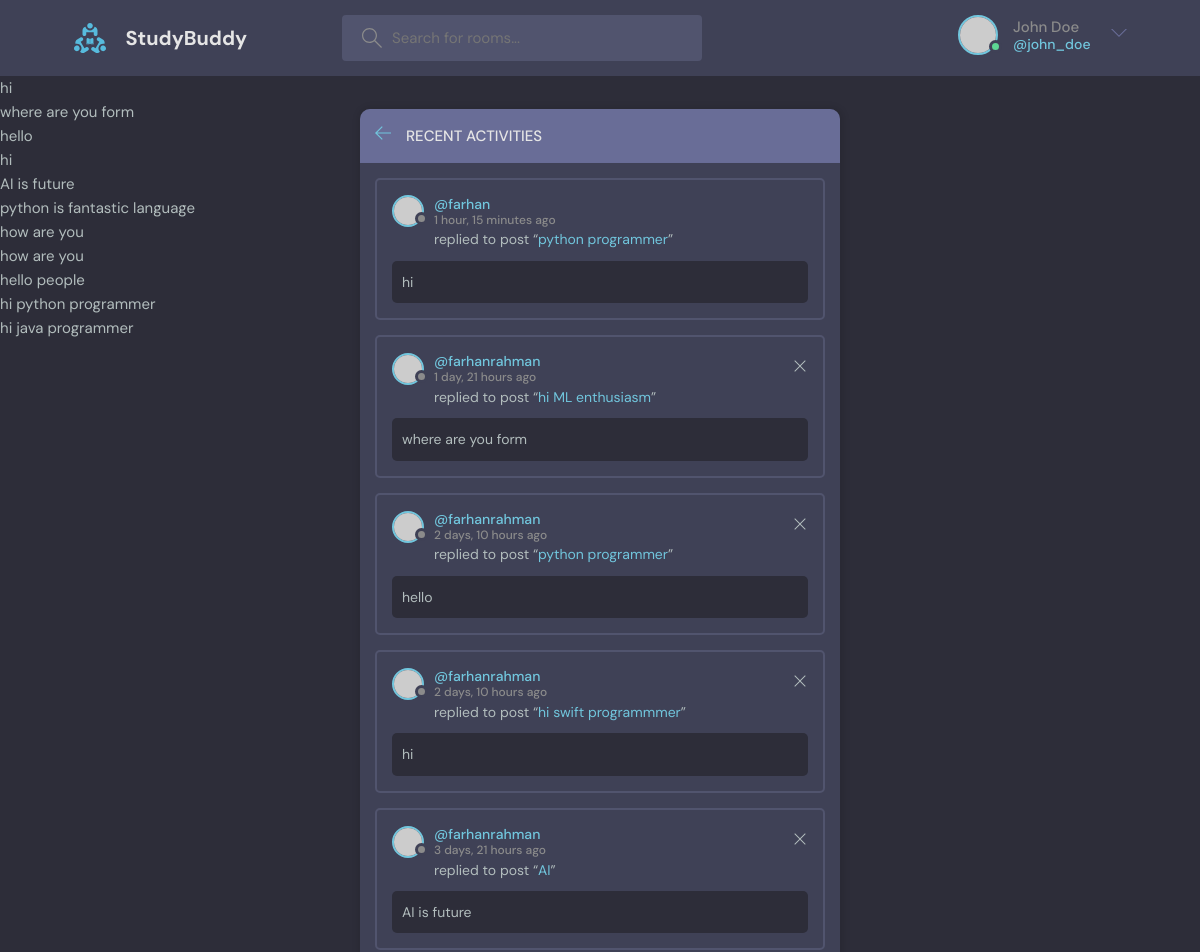
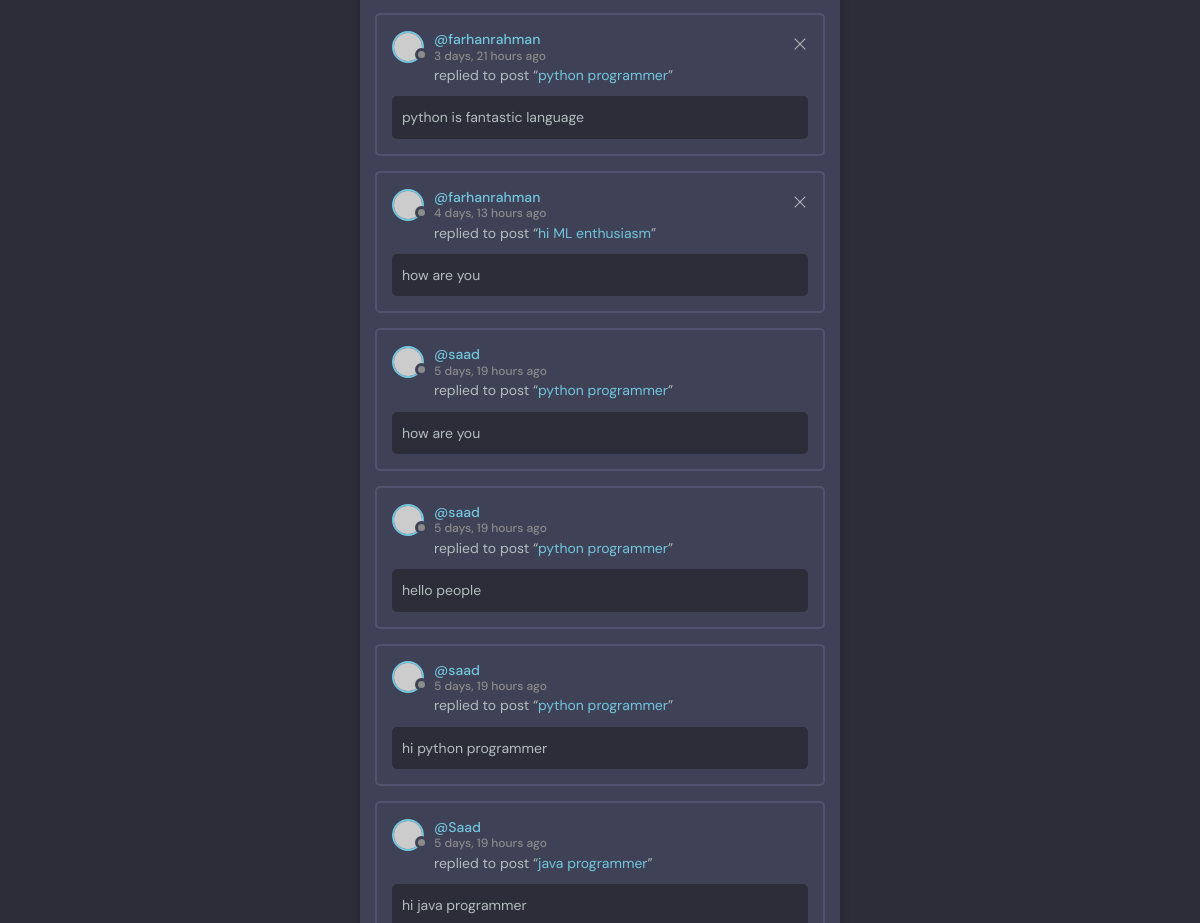
Page /activity/ (signed in) on the committed database (2 pictures, top to bottom).
### user/models.py (models this page shows)
class Message (models.Model):
    user =models.ForeignKey(User, on_delete=models.CASCADE)
    room =models.ForeignKey(Room, on_delete=models.CASCADE)
    body =models.TextField(default='Default message')
    updated=models.DateTimeField(auto_now=True)
    created =models.DateTimeField(auto_now_add=True)
    class Meta:
        ordering=['-updated','-created']
    def __str__(self):
        return self.body[0:50]

class Room (models.Model):
    host =models.ForeignKey(User, on_delete=models.SET_NULL, null=True)
    topic =models.ForeignKey(Topic, on_delete=models.SET_NULL, null=True)
    name =models.CharField(max_length=200)
    description=models.TextField(null=True, blank=True)
    participants =models.ManyToManyField(
        User, related_name='participants', blank=True)
    updated=models.DateTimeField(auto_now=True)
    created=models.DateTimeField(auto_now_add=True)
    class Meta:
        ordering=['-updated','-created'] #
    def __str__(self) :
        return self.name

### user/views.py (the view)
# urls.py: path('activity/',views.activityPage, name='activity'),
def activityPage(request):
    messages =Message.objects.all()
    return render(request, 'base/activity.html',{'messages':messages})

### templates/base/activity.html
{% extends "base/main.html" %}
{% block content %}
    <main class="layout">
      <div class="container">
        <div class="layout__box">
          <div class="layout__boxHeader">
            <div class="layout__boxTitle">
              <a href="{% url 'home' %}">
                <svg version="1.1" xmlns="http://www.w3.org/2000/svg" width="32" height="32" viewBox="0 0 32 32">
                  <title>arrow-left</title>
                  <path
                    d="M13.723 2.286l-13.723 13.714 13.719 13.714 1.616-1.611-10.96-10.96h27.625v-2.286h-27.625l10.965-10.965-1.616-1.607z"
                  ></path>
                </svg>
              </a>
              <h3>Recent Activities</h3>
            </div>
          </div>
          {% for message in messages%}
    <div class="activities__box">
      <div class="activities__boxHeader roomListRoom__header">
        <a href="profile.html" class="roomListRoom__author">
          <div class="avatar avatar--small">
            <img src="https://randomuser.me/api/portraits/women/11.jpg" />
          </div>
          <p>
            @{{message.user.username}}
            <span>{{message.created|timesince}} ago</span>
          </p>
        </a>
        {% if request.user == message.user%}
        <div class="roomListRoom__actions">
          <a href="{% url 'delete-message' message.id %}">
            <svg version="1.1" xmlns="http://www.w3.org/2000/svg" width="32" height="32" viewBox="0 0 32 32">
              <title>remove</title>
              <path
                d="M27.314 6.019l-1.333-1.333-9.98 9.981-9.981-9.981-1.333 1.333 9.981 9.981-9.981 9.98 1.333 1.333 9.981-9.98 9.98 9.98 1.333-1.333-9.98-9.98 9.98-9.981z"
              ></path>
            </svg>
          </a>
        </div>
        {% endif%}
      </div>
      <div class="activities__boxContent">
        <p>replied to post “<a href="{url 'user-profile' message.user.id}">{{message.room}}</a>”</p>
        <div class="activities__boxRoomContent">
          {{message}}
        </div>
      </div>
    </div>
    {% endfor%}
      </div>
    </main>
{% endblock content%}

### templates/base/main.html (shortened to what this page needs)
<!DOCTYPE html>
{% load static %}
<html lang="en">
<head>
    <link rel="stylesheet" href="{% static 'styles/style.css' %}">
</head>
<body>
     {% include "base/navbar.html" %}
        {% if messages %}
            <ul class="messages">
                {% for message in messages %}
                <li>{{message}}</li>
                {% endfor %}
            </ul>
        {% endif %}
     {% block content %}
     {% endblock content %}
</body>
</html>

### static/styles/style.css (style rules this page uses)
:root { --color-main: #71c6dd; --color-main-light: #e1f6fb; --color-dark: #3f4156; --color-dark-medium: #51546e; --color-dark-light: #696d97; --color-light: #e5e5e5; --color-gray: #8b8b8b; --color-light-gray: #b2bdbd; --color-bg: #2d2d39; --color-success: #5dd693; --color-error: #fc4b0b; }
* { font-family: "DM Sans", -apple-system, BlinkMacSystemFont, "Segoe UI", Roboto, Oxygen, Ubuntu, Cantarell, "Open Sans", "Helvetica Neue", sans-serif; margin: 0; padding: 0; box-sizing: border-box; text-rendering: optimizeLegibility; font-size: inherit; }
html { font-size: 56.25%; }
@media only screen and (min-width: 1200px) { html { font-size: 62.5%; } }
body { line-height: 1.6; font-weight: 400; font-size: 1.5rem; color: var(--color-light-gray); background-color: var(--color-bg); min-height: 100vh; }
img { width: 100%; }
a { display: inline-block; color: var(--color-main); text-decoration: none; }
.container { max-width: 120rem; width: 90%; margin: auto; }
.avatar { position: relative; display: inline-block; border-radius: 50%; border: 2px solid var(--color-main); }
.avatar img { display: block; border-radius: 50%; object-fit: cover; object-position: center; }
.avatar::after { content: ""; display: block; position: absolute; background-color: var(--color-gray); z-index: 111; border-radius: 50%; border: 0.3rem solid var(--color-dark); }
.avatar.avatar--small img { width: 2.8rem; height: 2.8rem; }
.avatar.avatar--small:after { width: 0.7rem; height: 0.7rem; bottom: 0px; right: -6px; }
.layout { margin-top: 2.4rem; }
.layout > .container { display: flex; justify-content: space-between; align-items: flex-start; }
.layout__box { width: 90%; max-width: 48rem; min-height: 40rem; position: absolute; top: 50%; left: 50%; transform: translate(-50%, -46%); background-color: var(--color-dark); border-radius: 1rem; box-shadow: 1px 1px 6px 3px rgba(0, 0, 0, 0.1); overflow: hidden; }
.layout__boxHeader { display: flex; padding: 1.5rem; background-color: var(--color-dark-light); }
.layout__boxTitle { display: flex; gap: 1.5rem; align-items: center; }
.layout__boxTitle h3 { text-transform: uppercase; font-weight: 500; color: var(--color-light); }
.layout__boxTitle svg { width: 1.6rem; height: 1.6rem; fill: var(--color-main); }
.roomListRoom__header { display: flex; justify-content: space-between; align-items: center; }
.roomListRoom__author { font-weight: 500; display: flex; align-items: center; gap: 1rem; }
.roomListRoom__actions { display: flex; align-items: flex-start; gap: 1rem; position: relative; }
.roomListRoom__actions svg { fill: var(--color-main); width: 1.6rem; height: 1.6rem; }
.activities__box { margin: 1.5rem; padding: 1.5rem; border: 2px solid var(--color-dark-medium); border-radius: 5px; }
.activities__boxHeader p { font-size: 1.4rem; line-height: 1.3; }
.activities__boxHeader p span { color: var(--color-gray); font-size: 1.2rem; display: block; }
.activities__boxContent { margin-left: 4.2rem; }
.activities__boxContent { font-size: 1.4rem; }
.activities__boxRoomContent { background: var(--color-bg); padding: 1rem; border-radius: 5px; margin-top: 1rem; margin-left: -4.2rem; }
.roomListRoom__actions svg { fill: var(--color-light-gray); }

### rows in the picture
Message: body "hi", user.username "farhan", created "1 hour, 15 minutes", room "python programmer"
Message: body "where are you form", user.username "farhanrahman", created "1 day, 21 hours", room "hi ML enthusiasm"
Message: body "hello", user.username "farhanrahman", created "2 days, 10 hours", room "python programmer"
Message: body "hi", user.username "farhanrahman", created "2 days, 10 hours", room "hi swift programmmer"
Message: body "AI is future", user.username "farhanrahman", created "3 days, 21 hours", room "AI"
Message: body "python is fantastic language", user.username "farhanrahman", created "3 days, 21 hours", room "python programmer"
Message: body "how are you", user.username "farhanrahman", created "4 days, 13 hours", room "hi ML enthusiasm"
Message: body "how are you", user.username "saad", created "5 days, 19 hours", room "python programmer"
Message: body "hello people", user.username "saad", created "5 days, 19 hours", room "python programmer"
Message: body "hi python programmer", user.username "saad", created "5 days, 19 hours", room "python programmer"
Message: body "hi java programmer", user.username "Saad", created "5 days, 19 hours", room "java programmer"
